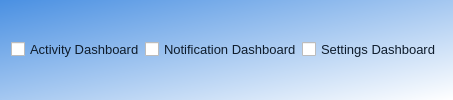
                    <widget class="QFrame" name="main_dashboard_verticalFrame">
                     <property name="sizePolicy">
                      <sizepolicy hsizetype="Preferred" vsizetype="Fixed">
                       <horstretch>0</horstretch>
                       <verstretch>0</verstretch>
                      </sizepolicy>
                     </property>
                     <property name="styleSheet">
                      <string notr="true">background-color: qlineargradient(spread:pad, x1:0, y1:0, x2:1, y2:1, stop:0 rgba(74, 144, 226, 255), stop:1 rgba(255, 255, 255, 255));
color: rgb(14, 28, 44);</string>
                     </property>
                     <layout class="QHBoxLayout" name="horizontalLayout_23">
                      <property name="spacing">
                       <number>0</number>
                      </property>
                      <item>
                       <widget class="QCheckBox" name="activity_dashbaord_checkBox">
                        <property name="font">
                         <font>
                          <pointsize>10</pointsize>
                         </font>
                        </property>
                        <property name="styleSheet">
                         <string notr="true">background:none;</string>
                        </property>
                        <property name="text">
                         <string>Activity Dashboard</string>
                        </property>
                       </widget>
                      </item>
                      <item>
                       <widget class="QCheckBox" name="notification_dashbaord_checkBox">
                        <property name="font">
                         <font>
                          <pointsize>10</pointsize>
                         </font>
                        </property>
                        <property name="styleSheet">
                         <string notr="true">background:none;</string>
                        </property>
                        <property name="text">
                         <string>Notification Dashboard</string>
                        </property>
                       </widget>
                      </item>
                      <item>
                       <widget class="QCheckBox" name="settings_dashbaord_checkBox">
                        <property name="font">
                         <font>
                          <pointsize>10</pointsize>
                         </font>
                        </property>
                        <property name="styleSheet">
                         <string notr="true">background:none;</string>
                        </property>
                        <property name="text">
                         <string>Settings Dashboard</string>
                        </property>
                       </widget>
                      </item>
                     </layout>
                    </widget>
